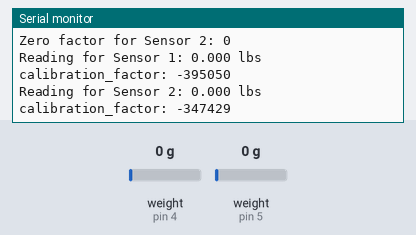
Bench run of a sketch on a simulated Arduino Uno, built with avr-gcc and run on an emulated ATmega328P. Parts: the last lines printed to the serial monitor. Inputs (shaded band) come from the test bench; at power-on: weight on the scale (sensors on pin 4, pin 5) 0 g.

Above: at 5.2 s.
5.3 s: weight on the scale (sensor on pin 4) set to 100 g
At 6.2 s:
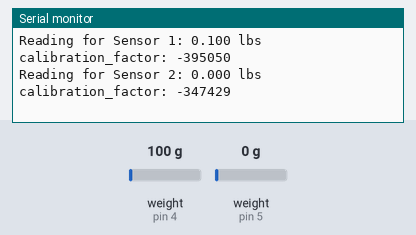
6.8 s: weight on the scale (sensor on pin 5) set to 100 g
At 8.2 s:
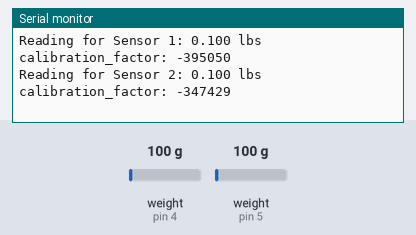
8.3 s: weight on the scale (sensor on pin 4) set to 1250 g
At 9.8 s:
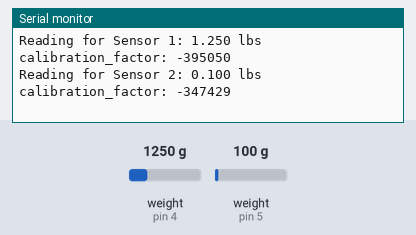
12.5 s: weight on the scale (sensor on pin 5) set to 1250 g
At 13.4 s:
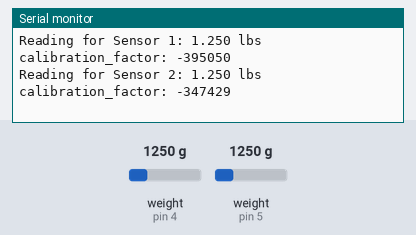
Timing chart, 0 to 15.0 s (numbered marks = the images above; inputs shaded):
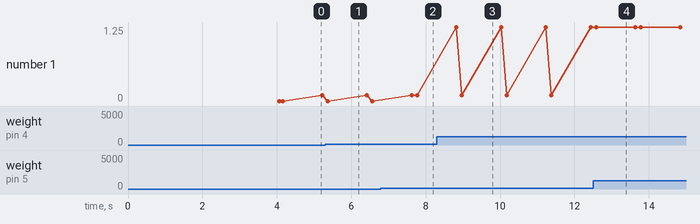

Measured:
- after the input at 6.8 s, the serial monitor: prints a new line after 0.97 s (image 2)
- after the input at 8.3 s, the serial monitor: prints a new line after 0.53 s (image 3)
- after the input at 12.5 s, the serial monitor: prints a new line after 0.08 s (image 4)
- plotted number 1: 0.1 → 1.25 after the input at 8.3 s

The sketch:

calibrate.ino
```cpp
/*******************************************************************************************************
 *                                        SMART KITCHEN TRACKER                                        *
 *******************************************************************************************************/
#include "HX711.h"

//Pins for the Load Cell 1
#define DOUT   4
#define CLK    2
//Pins for the Load Cell 2
#define DOUT1  5
#define CLK1   3


//Initialize the load cell
HX711 scale(DOUT, CLK);
HX711 scale1(DOUT1, CLK1);

//Setting up the Calibration factor for the load cells
//Change these values by adding/subtracting to calibrate the sensor
#define calibration_factor -395050
#define calibration_factor1 -347429

void setup() {
  Serial.begin(9600);
  Serial.println("HX711 calibration sketch");
  //Reset the scale to 0
  scale1.set_scale(calibration_factor);
  scale.set_scale(calibration_factor1);
  scale1.tare();
  scale.tare();
  //Get a baseline reading
  long zero_factor_1 = scale.read_average();
  long zero_factor_2 = scale1.read_average();
  Serial.print("Zero factor for Sensor 1: "); //This can be used to remove the need to tare the scale. Useful in permanent scale projects.
  Serial.println(zero_factor_1);
  Serial.print("Zero factor for Sensor 2: "); //This can be used to remove the need to tare the scale. Useful in permanent scale projects.
  Serial.println(zero_factor_2);
}

void loop() {
  //Adjust to this calibration factor
  scale1.set_scale(calibration_factor);
  scale.set_scale(calibration_factor1);

  Serial.print("Reading for Sensor 1: ");
  Serial.print(scale.get_units(), 3);
  Serial.print(" lbs");
  Serial.print(" calibration_factor: ");
  Serial.print(calibration_factor);
  Serial.println();
  Serial.println();
  Serial.println();
  Serial.print("Reading for Sensor 2: ");
  Serial.print(scale1.get_units(), 3);
  Serial.print(" lbs");
  Serial.print(" calibration_factor: ");
  Serial.print(calibration_factor1);
  Serial.println();
  Serial.println();
  Serial.println();
  delay(1000);
}
```
